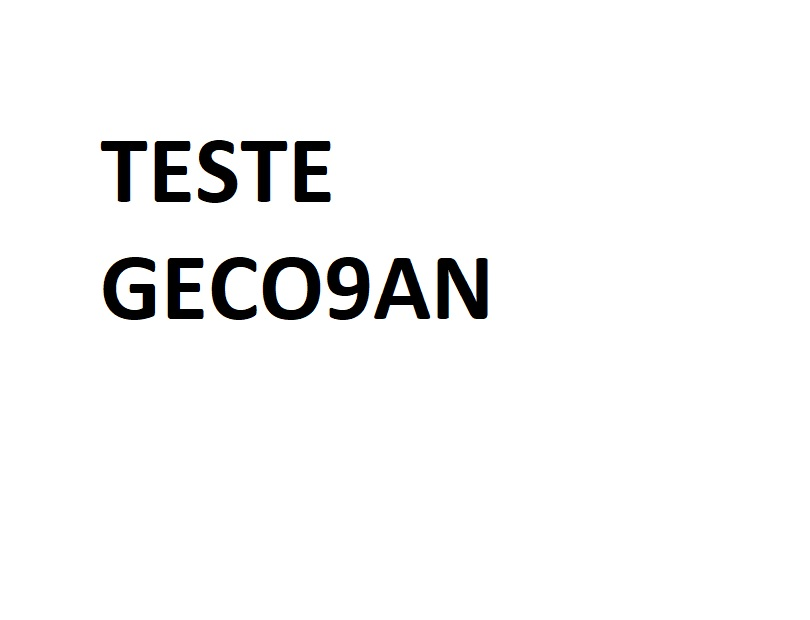
#> input picture Aula_03_03/images/entrada.jpg, 810 x 620 px
$ python ex00.py
#> lines starting #> are read from the running program, lines starting #| are printed output that depends on the picture
import cv2

image = cv2.imread('images/entrada.jpg')
#> image is the input picture: shape (620, 810, 3); mean B, G, R 246, 246, 246
# Cria um retangulo azul por toda a largura da imagem
image[30:50, :] = (255, 0, 0)

# Cria um quadrado vermelho
image[100:150, 50:100] = (0, 0, 255)

# Cria um retangulo amarelo por toda a altura da imagem
image[:, 200:220] = (0, 255, 255)

# Cria umretangulo verde da linha 150 a 300 nas colunas 250 a 350
image[150:300, 250:350] = (0, 255, 0)

# Cria um quadrado ciano da linha 150 a 300 nas colunas 250 a 350
image[300:400, 50:150] = (255, 255, 0)

# Cria um quadrado branco
image[250:350, 300:400] = (255, 255, 255)

# Cria um quadrado preto
image[70:100, 300: 450] = (0, 0, 0)
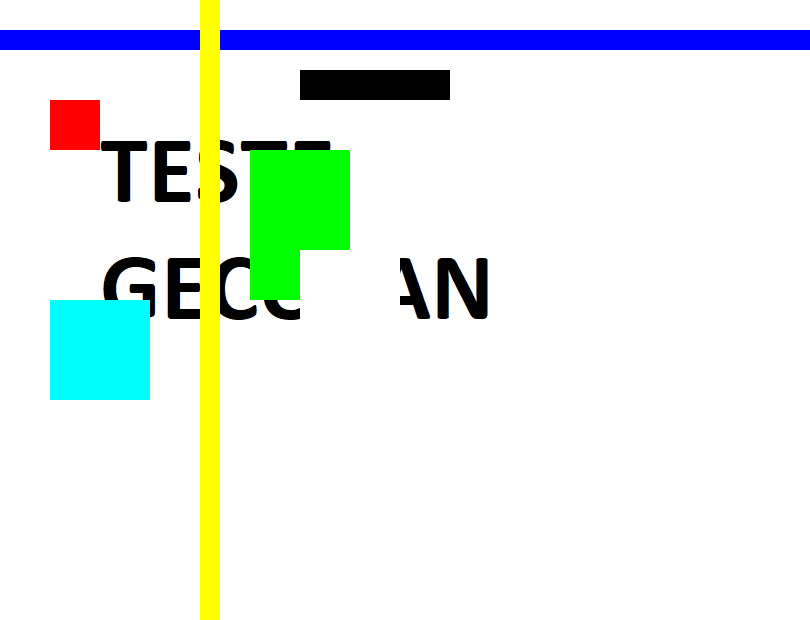
#> image: shape (620, 810, 3); mean B, G, R 233.5, 238.1, 227.9

cv2.imshow("Imagem alterada", image)
cv2.imwrite("images/saida_ex00.jpg", image)
cv2.waitKey(0)

$ run again, with Aula_03_03/images/vermelho.JPG copied over Aula_03_03/images/entrada.jpg
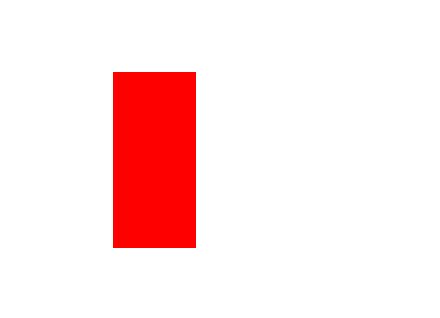
#> input picture Aula_03_03/images/vermelho.JPG, 440 x 318 px
#> image is the input picture: shape (318, 440, 3); mean B, G, R 228.4, 228.4, 254.6
#> `image[70:100, 300: 450] = (0, 0, 0)`:
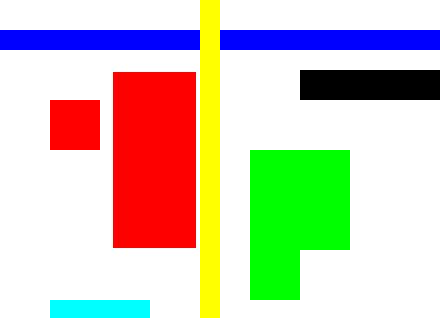
#> image: shape (318, 440, 3); mean B, G, R 181.8, 200.9, 205.6
